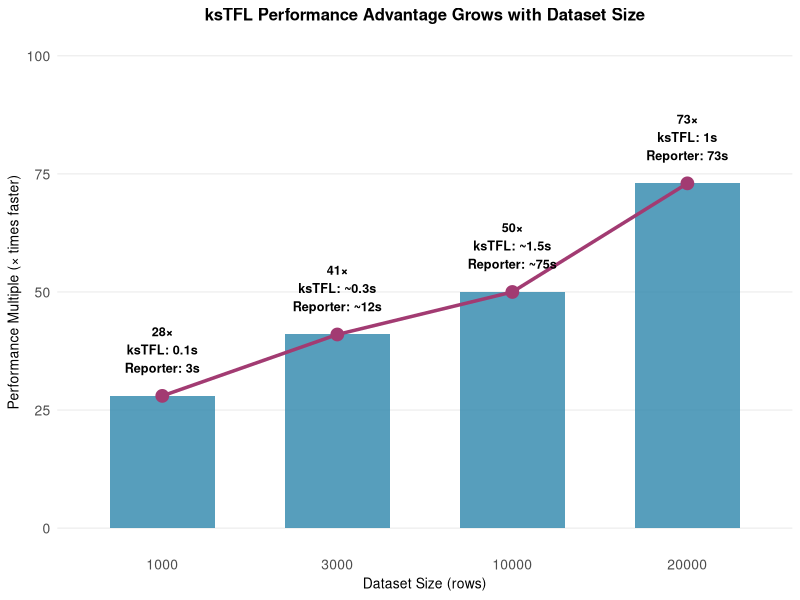
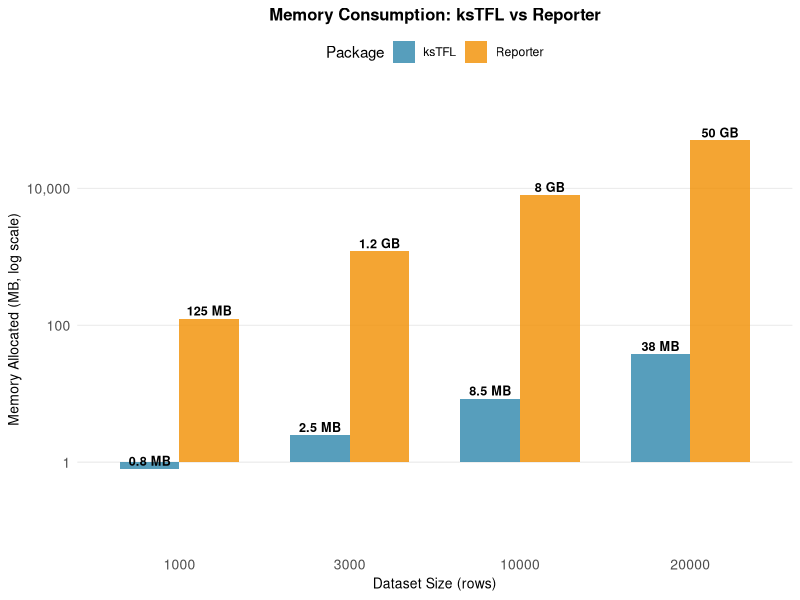

Recreate these plots in R, in order.
## ---- chunk 1
#| echo: false
#| message: false
#| warning: false

library(ggplot2)

speedup_data <- data.frame(
  rows = c(1000, 3000, 10000, 20000),
  speedup = c(28, 41, 50, 73),
  ksTFL_time = c("0.1s", "~0.3s", "~1.5s", "1s"),
  reporter_time = c("3s", "~12s", "~75s", "73s")
)

ggplot(speedup_data, aes(x = factor(rows, levels = c("1000", "3000", "10000", "20000")), y = speedup)) +
  geom_col(fill = "#2E86AB", alpha = 0.8, width = 0.6) +
  geom_point(aes(color = "Speedup"), size = 4, color = "#A23B72") +
  geom_line(aes(group = 1, color = "Trend"), color = "#A23B72", size = 1.2) +
  geom_text(aes(label = paste0(speedup, "×\nksTFL: ", ksTFL_time, "\nReporter: ", reporter_time)), 
            vjust = -0.5, size = 3.2, fontface = "bold") +
  labs(
    x = "Dataset Size (rows)",
    y = "Performance Multiple (× times faster)",
    title = "ksTFL Performance Advantage Grows with Dataset Size"
  ) +
  ylim(0, 100) +
  theme_minimal() +
  theme(
    plot.title = element_text(hjust = 0.5, face = "bold", size = 12),
    axis.text = element_text(size = 10),
    axis.title = element_text(size = 10),
    panel.grid.major.y = element_line(color = "gray90", linewidth = 0.3),
    panel.grid.minor = element_blank(),
    panel.grid.major.x = element_blank()
  )
## ---- chunk 2
#| echo: false
#| message: false
#| warning: false

library(ggplot2)

memory_data <- data.frame(
  rows = rep(c(1000, 3000, 10000, 20000), 2),
  memory_mb = c(0.8, 2.5, 8.5, 38, 125, 1200, 8000, 50000),
  package = c(rep("ksTFL", 4), rep("Reporter", 4)),
  label = c("0.8 MB", "2.5 MB", "8.5 MB", "38 MB", 
            "125 MB", "1.2 GB", "8 GB", "50 GB")
)

ggplot(memory_data, aes(x = factor(rows, levels = c("1000", "3000", "10000", "20000")), y = memory_mb, fill = package)) +
  geom_col(position = "dodge", alpha = 0.8, width = 0.7) +
  geom_text(aes(label = label), position = position_dodge(width = 0.7), vjust = -0.3, size = 3.2, fontface = "bold") +
  scale_fill_manual(values = c("ksTFL" = "#2E86AB", "Reporter" = "#F18F01")) +
  scale_y_log10(labels = scales::label_comma(), limits = c(0.1, 150000)) +
  labs(
    x = "Dataset Size (rows)",
    y = "Memory Allocated (MB, log scale)",
    title = "Memory Consumption: ksTFL vs Reporter",
    fill = "Package"
  ) +
  theme_minimal() +
  theme(
    plot.title = element_text(hjust = 0.5, face = "bold", size = 12),
    axis.text = element_text(size = 10),
    axis.title = element_text(size = 10),
    legend.position = "top",
    panel.grid.major.y = element_line(color = "gray90", linewidth = 0.3),
    panel.grid.minor = element_blank(),
    panel.grid.major.x = element_blank()
  )
